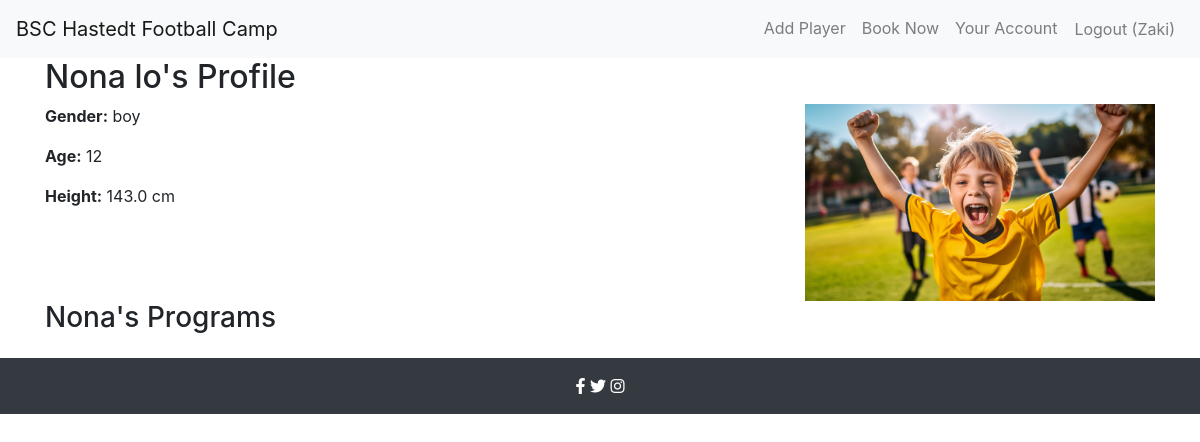
The page /player_profile/22/ (signed in) on the database as committed earlier.
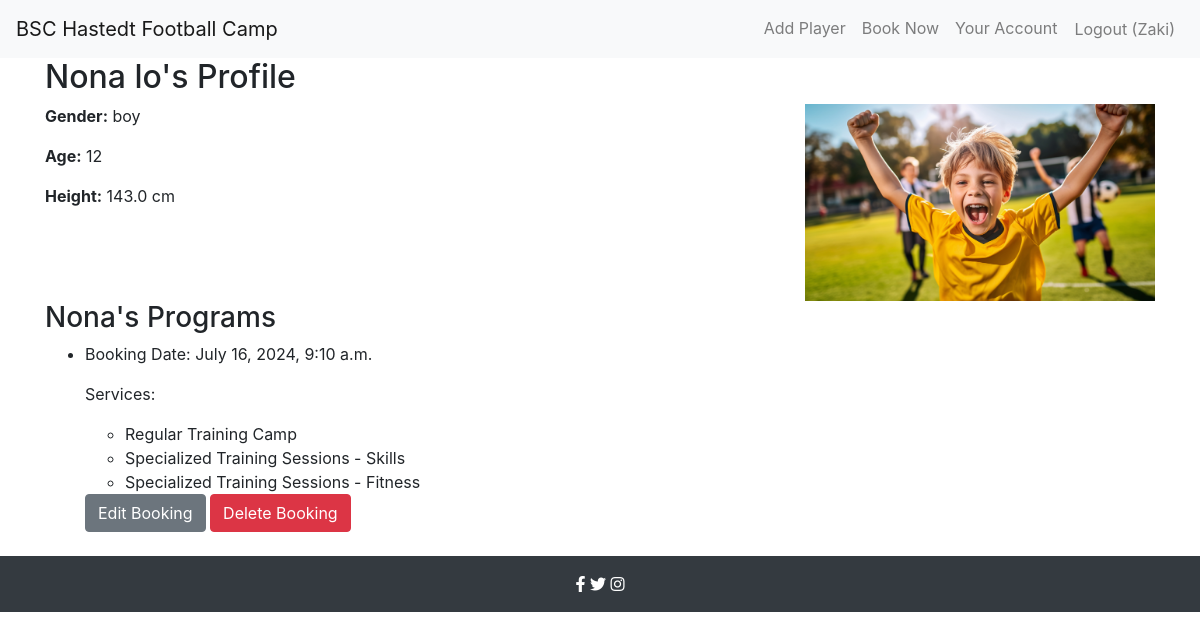
The same page on the database as committed later.
### football_camp/models.py (models this page shows, shortened)
class Booking(models.Model):
    user = models.ForeignKey(User, on_delete=models.CASCADE, verbose_name="User")
    player = models.ForeignKey(Player, on_delete=models.CASCADE, verbose_name="Player")
    services = models.ManyToManyField(Service, verbose_name="Services")
    booking_date = models.DateTimeField(auto_now_add=True, verbose_name="Booking Date")
    class Meta:
        verbose_name = "Booking"
        verbose_name_plural = "Bookings"

class Service(models.Model):
    TRAININGS = (("skills", "Skills"), ("fitness", "Fitness"), ("tactics", "Tactics"), ("all", "All"))
    title = models.CharField(max_length=100, null=False, blank=False, verbose_name="Service Title")
    focus = models.CharField(max_length=200, verbose_name="Service Focus")
    duration = models.CharField(max_length=100, verbose_name="Service Duration")
    features = models.TextField(verbose_name="Service Features")
    training = models.CharField(max_length=10, choices=TRAININGS, null=True, blank=True, verbose_name="Training Type")
    image = models.ImageField(upload_to='services/', blank=True, null=True, verbose_name="Service Image")
    class Meta:
        verbose_name = "Service"
        verbose_name_plural = "Services"

### football_camp/views.py (the view)
# urls.py: path('player_profile/<int:player_id>/', views.player_profile, name='player_profile'),
@login_required
def player_profile(request, player_id):
    player = get_object_or_404(Player.objects.select_related('user'), id=player_id)
    if player.user != request.user:
        messages.error(request, "You do not have permission to view this player's profile.")
        return redirect('home')
    bookings = Booking.objects.filter(player=player).select_related('user').prefetch_related('services')
    return render(request, 'football_camp/player_profile.html', {'player': player, 'bookings': bookings})

### football_camp/templates/football_camp/player_profile.html (shortened to what this page needs)
{% extends 'football_camp/base.html' %}
{% block content %}
<div class="container">
    <h2>{{ player.first_name }} {{ player.last_name }}'s Profile</h2>
    <div class="row">
        <div class="col-md-8">
            <p><strong>Gender:</strong> {{ player.gender }}</p>
            <p><strong>Age:</strong> {{ player.age }}</p>
            <p><strong>Height:</strong> {{ player.height }} cm</p>
        </div>
        <div class="col-md-4">
            {% if player.pic %}
                <img src="{{ player.pic.url }}" class="img-fluid" alt="{{ player.first_name }} {{ player.last_name }}">
            {% endif %}
        </div>
    </div>
    <h3>{{ player.first_name }}'s Programs</h3>
    <ul>
        {% for booking in bookings %}
            <li>
                <p>Booking Date: {{ booking.booking_date }}</p>
                <p>Services:</p>
                <ul>
                    {% for service in booking.services.all %}
                        <li>{{ service.title }}</li>
                    {% endfor %}
                </ul>
                <a href="{% url 'edit_booking' booking_id=booking.id %}" class="btn btn-secondary">Edit Booking</a>
                <a href="{% url 'delete_booking' booking_id=booking.id %}" class="btn btn-danger">Delete Booking</a>
            </li>
        {% endfor %}
    </ul>
</div>
{% endblock %}

Rows that differ between the two databases and show on the page:
added Booking: booking_date "July 16, 2024, 9:10 a.m."
now on this page (row unchanged): Service: title "Regular Training Camp"
now on this page (row unchanged): Service: title "Specialized Training Sessions - Skills"
now on this page (row unchanged): Service: title "Specialized Training Sessions - Fitness"
